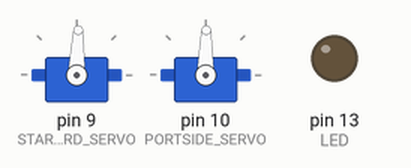
A sketch run on a simulated Arduino Uno, built with avr-gcc and run on an emulated ATmega328P. On the bench: 2 × servo, output pins drawn as LEDs (lit = HIGH). What the sketch prints to the serial monitor is not drawn. At 29.5 s the program stops and its outputs stay as they are.

Above: at 0.1 s.
Timing chart, 0 to 31.0 s (numbered marks = the images above):
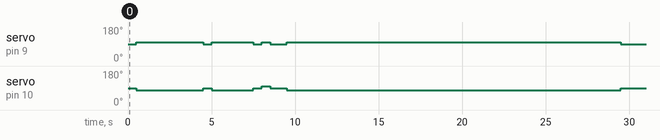

Measured:
- by itself, servo on pin 9 (STARBOARD_SERVO): 88° → 98° at 0.50 s, → 88° 4.0 s later, → 98° 0.50 s later, → 88° 2.5 s later, … (8 changes in this stretch)
- by itself, servo on pin 10 (PORTSIDE_SERVO): 89° → 79° at 0.50 s, → 89° 4.0 s later, → 79° 0.50 s later, → 89° 2.5 s later, … (8 changes in this stretch)

The sketch:

servo2.ino
```cpp
#include <Servo.h>

// Hitta nollpunkten för servon, FRO Ungdom, Oktober 2013

class Servo_Ext : public Servo {
public:
  void initiate( int s, int v ) { sign = s; current_value = v; };
  void update_pos( int i) {
    current_value = i * sign + current_value;
    this->write( current_value );
  };
  int get_current( void ) { return current_value; };
private:
  int sign;
public:
  int current_value;
};

class Axis {
public:
  Axis(Servo_Ext& left, Servo_Ext& right) : l(left), r(right) {};
  void lin_speed( int i ) {
    l.update_pos( i );
    r.update_pos( i );
  };
  void rot_speed( int i ) {
    l.update_pos( i );
    r.update_pos( -i );
  };

private:
  Servo_Ext& l;
  Servo_Ext& r;
  Axis(); // Hide default constructor
};

// Konstanter
#define STARBOARD_SERVO   9
#define PORTSIDE_SERVO    10
#define LED 13
#define STARBOARD_SW      3
#define PORTSIDE_SW       4

#define STARBOARD_ZERO   88  // utprovat
#define PORTSIDE_ZERO    89  // utprovat

// Servon
int starboard_value = STARBOARD_ZERO;
int portside_value = PORTSIDE_ZERO;
Servo_Ext StarboardServo;
Servo_Ext PortsideServo;
Axis      myAxis( StarboardServo, PortsideServo );
const int tLinScale = 100;
const int fwdSpeed = 10;
const int rewSpeed = -10;
const int tRotScale = 100;
const int leftSpeed = -10;
const int rightSpeed = 10;

void setup() {
  pinMode( STARBOARD_SW, INPUT );
  pinMode( PORTSIDE_SW, INPUT );
  pinMode( LED, OUTPUT );

  StarboardServo.attach( STARBOARD_SERVO );
  StarboardServo.write( starboard_value );
  StarboardServo.initiate( 1, STARBOARD_ZERO );

  PortsideServo.attach( PORTSIDE_SERVO );
  PortsideServo.initiate( -1, PORTSIDE_ZERO );
  PortsideServo.write( portside_value );
  Serial.begin( 9600 );
  printStatus();
}

void loop() {
  int incomingByte;
  int starboard_in, portside_in;
#if 0
  if(Serial.available() > 0) {
    incomingByte = Serial.read();
    if(incomingByte=='q') {
        portside_value++;
    } else if(incomingByte=='z') {
        portside_value--;
    } else if(incomingByte=='w') {
        starboard_value--;
    } else if(incomingByte=='x') {
        starboard_value++;
    }
    drive(starboard_value,portside_value);
  }
#else

/*
  starboard_in = digitalRead( STARBOARD_SW );
  portside_in = digitalRead( PORTSIDE_SW );
  if ( starboard_in || portside_in ) {
    digitalWrite( LED, 1 );
  }
  else {
    digitalWrite( LED, 0 );
  }
*/

  delay( 500);
  fram( 40 );
  delay( 500 );
  fram( 25 );
  delay( 500 );
  hoger( 5);
   delay( 500 );
  delay( 500 );
  fram  ( 200);
  for (;;);  // Wait for ever.
#endif

}

void drive(int starboard, int portside) {
  StarboardServo.write(starboard);
  PortsideServo.write(portside);
  printStatus();
}

void fram( int t )
{
  myAxis.lin_speed( fwdSpeed );
  delay( t*tLinScale );
  myAxis.lin_speed( -fwdSpeed );
}

void bak( int t )
{
  myAxis.lin_speed( rewSpeed );
  delay( t*tLinScale );
  myAxis.lin_speed( -rewSpeed );
}

void vanster( int t ) {
  myAxis.rot_speed( leftSpeed );
  delay( t*tRotScale );
  myAxis.rot_speed( -leftSpeed );
}

void hoger( int t ) {
  myAxis.rot_speed( rightSpeed );
  delay( t*tRotScale );
  myAxis.rot_speed( -rightSpeed );
}

void printStatus() {
  Serial.print("> Starboard servo=");
  Serial.print( StarboardServo.get_current() );
  Serial.print(". Portside : servo=");
  Serial.print( PortsideServo.get_current() );
  Serial.println(".");
}
```
